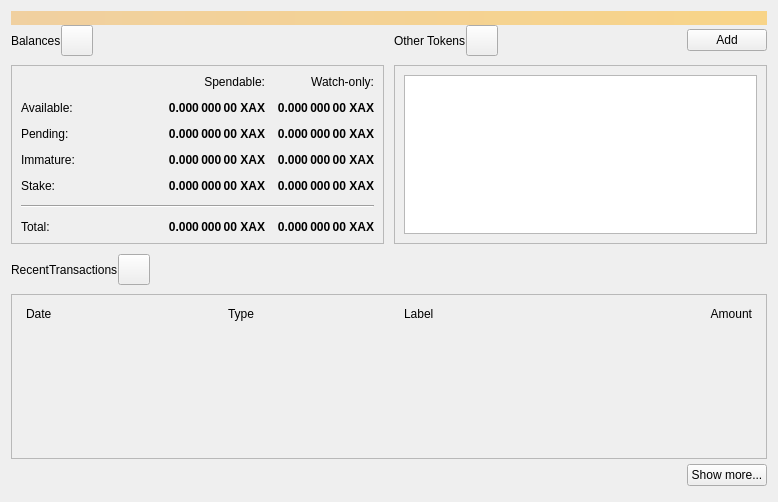
<?xml version="1.0" encoding="UTF-8"?>
<ui version="4.0">
 <class>OverviewPage</class>
 <widget class="QWidget" name="OverviewPage">
  <property name="geometry">
   <rect>
    <x>0</x>
    <y>0</y>
    <width>778</width>
    <height>502</height>
   </rect>
  </property>
  <property name="windowTitle">
   <string>Form</string>
  </property>
  <layout class="QVBoxLayout" name="topLayout">
   <property name="spacing">
    <number>0</number>
   </property>
   <item>
    <widget class="QLabel" name="labelAlerts">
     <property name="visible">
      <bool>false</bool>
     </property>
     <property name="styleSheet">
      <string notr="true">QLabel { background-color: qlineargradient(x1: 0, y1: 0, x2: 1, y2: 0, stop:0 #F0D0A0, stop:1 #F8D488); color:#000000; }</string>
     </property>
     <property name="wordWrap">
      <bool>true</bool>
     </property>
     <property name="margin">
      <number>3</number>
     </property>
     <property name="textInteractionFlags">
      <set>Qt::TextSelectableByMouse</set>
     </property>
    </widget>
   </item>
   <item>
    <layout class="QGridLayout" name="gridLayout_2">
     <item row="0" column="2">
      <layout class="QHBoxLayout" name="horizontalLayout_4">
       <property name="bottomMargin">
        <number>9</number>
       </property>
       <item>
        <widget class="QLabel" name="labelTokens">
         <property name="text">
          <string>Other Tokens</string>
         </property>
        </widget>
       </item>
       <item>
        <widget class="QToolButton" name="labelTokenStatus">
         <property name="toolTip">
          <string>The displayed information may be out of date. Your wallet automatically synchronizes with the Xax network after a connection is established, but this process has not completed yet.</string>
         </property>
         <property name="text">
          <string/>
         </property>
         <property name="iconSize">
          <size>
           <width>24</width>
           <height>24</height>
          </size>
         </property>
         <property name="flat" stdset="0">
          <bool>false</bool>
         </property>
        </widget>
       </item>
       <item>
        <spacer name="horizontalSpacer_7">
         <property name="orientation">
          <enum>Qt::Horizontal</enum>
         </property>
         <property name="sizeHint" stdset="0">
          <size>
           <width>40</width>
           <height>20</height>
          </size>
         </property>
        </spacer>
       </item>
       <item>
        <widget class="QPushButton" name="buttonAddToken">
         <property name="text">
          <string>Add</string>
         </property>
        </widget>
       </item>
      </layout>
     </item>
     <item row="1" column="2">
      <widget class="QFrame" name="frameOtherTokens">
       <property name="minimumSize">
        <size>
         <width>0</width>
         <height>100</height>
        </size>
       </property>
       <property name="frameShape">
        <enum>QFrame::StyledPanel</enum>
       </property>
       <property name="frameShadow">
        <enum>QFrame::Raised</enum>
       </property>
       <layout class="QVBoxLayout" name="verticalLayout_10">
        <item>
         <widget class="QListView" name="listTokens">
          <property name="enabled">
           <bool>true</bool>
          </property>
         </widget>
        </item>
       </layout>
      </widget>
     </item>
     <item row="1" column="0">
      <widget class="QFrame" name="frameBalances">
       <property name="frameShape">
        <enum>QFrame::StyledPanel</enum>
       </property>
       <property name="frameShadow">
        <enum>QFrame::Raised</enum>
       </property>
       <layout class="QVBoxLayout" name="verticalLayout_4">
        <item>
         <layout class="QGridLayout" name="gridLayout">
          <property name="spacing">
           <number>12</number>
          </property>
          <item row="2" column="3">
           <widget class="QLabel" name="labelWatchPending">
            <property name="font">
             <font>
              <weight>75</weight>
              <bold>true</bold>
             </font>
            </property>
            <property name="cursor">
             <cursorShape>IBeamCursor</cursorShape>
            </property>
            <property name="toolTip">
             <string>Unconfirmed transactions to watch-only addresses</string>
            </property>
            <property name="text">
             <string notr="true">0.000 000 00 XAX</string>
            </property>
            <property name="alignment">
             <set>Qt::AlignRight|Qt::AlignTrailing|Qt::AlignVCenter</set>
            </property>
            <property name="textInteractionFlags">
             <set>Qt::LinksAccessibleByMouse|Qt::TextSelectableByKeyboard|Qt::TextSelectableByMouse</set>
            </property>
           </widget>
          </item>
          <item row="2" column="2">
           <widget class="QLabel" name="labelUnconfirmed">
            <property name="font">
             <font>
              <weight>75</weight>
              <bold>true</bold>
             </font>
            </property>
            <property name="cursor">
             <cursorShape>IBeamCursor</cursorShape>
            </property>
            <property name="toolTip">
             <string>Total of transactions that have yet to be confirmed, and do not yet count toward the spendable balance</string>
            </property>
            <property name="text">
             <string notr="true">0.000 000 00 XAX</string>
            </property>
            <property name="alignment">
             <set>Qt::AlignRight|Qt::AlignTrailing|Qt::AlignVCenter</set>
            </property>
            <property name="textInteractionFlags">
             <set>Qt::LinksAccessibleByMouse|Qt::TextSelectableByKeyboard|Qt::TextSelectableByMouse</set>
            </property>
           </widget>
          </item>
          <item row="3" column="2">
           <widget class="QLabel" name="labelImmature">
            <property name="font">
             <font>
              <weight>75</weight>
              <bold>true</bold>
             </font>
            </property>
            <property name="cursor">
             <cursorShape>IBeamCursor</cursorShape>
            </property>
            <property name="toolTip">
             <string>Mined balance that has not yet matured</string>
            </property>
            <property name="text">
             <string notr="true">0.000 000 00 XAX</string>
            </property>
            <property name="alignment">
             <set>Qt::AlignRight|Qt::AlignTrailing|Qt::AlignVCenter</set>
            </property>
            <property name="textInteractionFlags">
             <set>Qt::LinksAccessibleByMouse|Qt::TextSelectableByKeyboard|Qt::TextSelectableByMouse</set>
            </property>
           </widget>
          </item>
          <item row="3" column="0">
           <widget class="QLabel" name="labelImmatureText">
            <property name="text">
             <string>Immature:</string>
            </property>
           </widget>
          </item>
          <item row="0" column="3">
           <widget class="QLabel" name="labelWatchonly">
            <property name="text">
             <string>Watch-only:</string>
            </property>
            <property name="alignment">
             <set>Qt::AlignRight|Qt::AlignTrailing|Qt::AlignVCenter</set>
            </property>
           </widget>
          </item>
          <item row="1" column="0">
           <widget class="QLabel" name="labelBalanceText">
            <property name="text">
             <string>Available:</string>
            </property>
           </widget>
          </item>
          <item row="1" column="2">
           <widget class="QLabel" name="labelBalance">
            <property name="font">
             <font>
              <weight>75</weight>
              <bold>true</bold>
             </font>
            </property>
            <property name="cursor">
             <cursorShape>IBeamCursor</cursorShape>
            </property>
            <property name="toolTip">
             <string>Your current spendable balance</string>
            </property>
            <property name="text">
             <string notr="true">0.000 000 00 XAX</string>
            </property>
            <property name="alignment">
             <set>Qt::AlignRight|Qt::AlignTrailing|Qt::AlignVCenter</set>
            </property>
            <property name="textInteractionFlags">
             <set>Qt::LinksAccessibleByMouse|Qt::TextSelectableByKeyboard|Qt::TextSelectableByMouse</set>
            </property>
           </widget>
          </item>
          <item row="1" column="3">
           <widget class="QLabel" name="labelWatchAvailable">
            <property name="font">
             <font>
              <weight>75</weight>
              <bold>true</bold>
             </font>
            </property>
            <property name="cursor">
             <cursorShape>IBeamCursor</cursorShape>
            </property>
            <property name="toolTip">
             <string>Your current balance in watch-only addresses</string>
            </property>
            <property name="text">
             <string notr="true">0.000 000 00 XAX</string>
            </property>
            <property name="alignment">
             <set>Qt::AlignRight|Qt::AlignTrailing|Qt::AlignVCenter</set>
            </property>
            <property name="textInteractionFlags">
             <set>Qt::LinksAccessibleByMouse|Qt::TextSelectableByKeyboard|Qt::TextSelectableByMouse</set>
            </property>
           </widget>
          </item>
          <item row="2" column="0">
           <widget class="QLabel" name="labelPendingText">
            <property name="text">
             <string>Pending:</string>
            </property>
           </widget>
          </item>
          <item row="0" column="2">
           <widget class="QLabel" name="labelSpendable">
            <property name="text">
             <string>Spendable:</string>
            </property>
            <property name="alignment">
             <set>Qt::AlignRight|Qt::AlignTrailing|Qt::AlignVCenter</set>
            </property>
           </widget>
          </item>
          <item row="4" column="0">
           <widget class="QLabel" name="labelStakeText">
            <property name="text">
             <string>Stake:</string>
            </property>
           </widget>
          </item>
          <item row="4" column="2">
           <widget class="QLabel" name="labelStake">
            <property name="font">
             <font>
              <weight>75</weight>
              <bold>true</bold>
             </font>
            </property>
            <property name="text">
             <string>0.000 000 00 XAX</string>
            </property>
            <property name="alignment">
             <set>Qt::AlignRight|Qt::AlignTrailing|Qt::AlignVCenter</set>
            </property>
            <property name="textInteractionFlags">
             <set>Qt::LinksAccessibleByMouse|Qt::TextSelectableByKeyboard|Qt::TextSelectableByMouse</set>
            </property>
           </widget>
          </item>
          <item row="4" column="3">
           <widget class="QLabel" name="labelWatchStake">
            <property name="font">
             <font>
              <weight>75</weight>
              <bold>true</bold>
             </font>
            </property>
            <property name="text">
             <string>0.000 000 00 XAX</string>
            </property>
            <property name="alignment">
             <set>Qt::AlignRight|Qt::AlignTrailing|Qt::AlignVCenter</set>
            </property>
            <property name="textInteractionFlags">
             <set>Qt::LinksAccessibleByMouse|Qt::TextSelectableByKeyboard|Qt::TextSelectableByMouse</set>
            </property>
           </widget>
          </item>
          <item row="3" column="3">
           <widget class="QLabel" name="labelWatchImmature">
            <property name="font">
             <font>
              <weight>75</weight>
              <bold>true</bold>
             </font>
            </property>
            <property name="cursor">
             <cursorShape>IBeamCursor</cursorShape>
            </property>
            <property name="toolTip">
             <string>Mined balance in watch-only addresses that has not yet matured</string>
            </property>
            <property name="text">
             <string notr="true">0.000 000 00 XAX</string>
            </property>
            <property name="alignment">
             <set>Qt::AlignRight|Qt::AlignTrailing|Qt::AlignVCenter</set>
            </property>
            <property name="textInteractionFlags">
             <set>Qt::LinksAccessibleByMouse|Qt::TextSelectableByKeyboard|Qt::TextSelectableByMouse</set>
            </property>
           </widget>
          </item>
          <item row="7" column="3">
           <widget class="QLabel" name="labelWatchTotal">
            <property name="font">
             <font>
              <weight>75</weight>
              <bold>true</bold>
             </font>
            </property>
            <property name="cursor">
             <cursorShape>IBeamCursor</cursorShape>
            </property>
            <property name="toolTip">
             <string>Current total balance in watch-only addresses</string>
            </property>
            <property name="text">
             <string notr="true">0.000 000 00 XAX</string>
            </property>
            <property name="alignment">
             <set>Qt::AlignRight|Qt::AlignTrailing|Qt::AlignVCenter</set>
            </property>
            <property name="textInteractionFlags">
             <set>Qt::LinksAccessibleByMouse|Qt::TextSelectableByKeyboard|Qt::TextSelectableByMouse</set>
            </property>
           </widget>
          </item>
          <item row="5" column="0" colspan="4">
           <spacer name="verticalSpacer">
            <property name="orientation">
             <enum>Qt::Vertical</enum>
            </property>
            <property name="sizeHint" stdset="0">
             <size>
              <width>20</width>
              <height>40</height>
             </size>
            </property>
           </spacer>
          </item>
          <item row="7" column="2">
           <widget class="QLabel" name="labelTotal">
            <property name="font">
             <font>
              <weight>75</weight>
              <bold>true</bold>
             </font>
            </property>
            <property name="cursor">
             <cursorShape>IBeamCursor</cursorShape>
            </property>
            <property name="toolTip">
             <string>Your current total balance</string>
            </property>
            <property name="text">
             <string notr="true">0.000 000 00 XAX</string>
            </property>
            <property name="alignment">
             <set>Qt::AlignRight|Qt::AlignTrailing|Qt::AlignVCenter</set>
            </property>
            <property name="textInteractionFlags">
             <set>Qt::LinksAccessibleByMouse|Qt::TextSelectableByKeyboard|Qt::TextSelectableByMouse</set>
            </property>
           </widget>
          </item>
          <item row="0" column="1" rowspan="5">
           <spacer name="horizontalSpacer_5">
            <property name="orientation">
             <enum>Qt::Horizontal</enum>
            </property>
            <property name="sizeHint" stdset="0">
             <size>
              <width>40</width>
              <height>20</height>
             </size>
            </property>
           </spacer>
          </item>
          <item row="7" column="0">
           <widget class="QLabel" name="labelTotalText">
            <property name="text">
             <string>Total:        </string>
            </property>
           </widget>
          </item>
          <item row="6" column="0" colspan="4">
           <widget class="Line" name="hLine">
            <property name="orientation">
             <enum>Qt::Horizontal</enum>
            </property>
           </widget>
          </item>
         </layout>
        </item>
       </layout>
      </widget>
     </item>
     <item row="0" column="0">
      <layout class="QHBoxLayout" name="horizontalLayout_2">
       <property name="bottomMargin">
        <number>9</number>
       </property>
       <item>
        <widget class="QLabel" name="labelBalances">
         <property name="text">
          <string>Balances</string>
         </property>
        </widget>
       </item>
       <item>
        <widget class="QToolButton" name="labelWalletStatus">
         <property name="enabled">
          <bool>true</bool>
         </property>
         <property name="toolTip">
          <string>The displayed information may be out of date. Your wallet automatically synchronizes with the Xax network after a connection is established, but this process has not completed yet.</string>
         </property>
         <property name="text">
          <string/>
         </property>
         <property name="icon">
          <iconset>
           <normaloff>:/icons/warning</normaloff>
           <disabledoff>:/icons/warning</disabledoff>:/icons/warning</iconset>
         </property>
         <property name="iconSize">
          <size>
           <width>24</width>
           <height>24</height>
          </size>
         </property>
         <property name="flat" stdset="0">
          <bool>false</bool>
         </property>
        </widget>
       </item>
       <item>
        <spacer name="horizontalSpacer">
         <property name="orientation">
          <enum>Qt::Horizontal</enum>
         </property>
         <property name="sizeHint" stdset="0">
          <size>
           <width>40</width>
           <height>20</height>
          </size>
         </property>
        </spacer>
       </item>
      </layout>
     </item>
     <item row="0" column="1" rowspan="2">
      <spacer name="horizontalSpacer_4">
       <property name="orientation">
        <enum>Qt::Horizontal</enum>
       </property>
       <property name="sizeType">
        <enum>QSizePolicy::Fixed</enum>
       </property>
       <property name="sizeHint" stdset="0">
        <size>
         <width>10</width>
         <height>20</height>
        </size>
       </property>
      </spacer>
     </item>
    </layout>
   </item>
   <item>
    <spacer name="verticalSpacer_4">
     <property name="orientation">
      <enum>Qt::Vertical</enum>
     </property>
     <property name="sizeType">
      <enum>QSizePolicy::Fixed</enum>
     </property>
     <property name="sizeHint" stdset="0">
      <size>
       <width>20</width>
       <height>10</height>
      </size>
     </property>
    </spacer>
   </item>
   <item>
    <layout class="QHBoxLayout" name="horizontalLayout_6">
     <property name="bottomMargin">
      <number>9</number>
     </property>
     <item>
      <widget class="QLabel" name="labelRecentTransactions">
       <property name="text">
        <string>RecentTransactions</string>
       </property>
      </widget>
     </item>
     <item>
      <widget class="QToolButton" name="labelTransactionsStatus">
       <property name="enabled">
        <bool>true</bool>
       </property>
       <property name="toolTip">
        <string>The displayed information may be out of date. Your wallet automatically synchronizes with the Xax network after a connection is established, but this process has not completed yet.</string>
       </property>
       <property name="text">
        <string/>
       </property>
       <property name="icon">
        <iconset>
         <normaloff>:/icons/warning</normaloff>
         <disabledoff>:/icons/warning</disabledoff>:/icons/warning</iconset>
       </property>
       <property name="iconSize">
        <size>
         <width>24</width>
         <height>24</height>
        </size>
       </property>
       <property name="flat" stdset="0">
        <bool>false</bool>
       </property>
      </widget>
     </item>
     <item>
      <spacer name="horizontalSpacer_3">
       <property name="orientation">
        <enum>Qt::Horizontal</enum>
       </property>
       <property name="sizeHint" stdset="0">
        <size>
         <width>40</width>
         <height>20</height>
        </size>
       </property>
      </spacer>
     </item>
    </layout>
   </item>
   <item>
    <layout class="QVBoxLayout" name="verticalLayout_3">
     <item>
      <widget class="QFrame" name="frameRecentTransactions">
       <property name="frameShape">
        <enum>QFrame::StyledPanel</enum>
       </property>
       <property name="frameShadow">
        <enum>QFrame::Raised</enum>
       </property>
       <layout class="QVBoxLayout" name="verticalLayout_8">
        <item>
         <layout class="QHBoxLayout" name="horizontalLayout_3">
          <property name="spacing">
           <number>5</number>
          </property>
          <property name="leftMargin">
           <number>5</number>
          </property>
          <property name="rightMargin">
           <number>5</number>
          </property>
          <item>
           <widget class="QLabel" name="labelDate">
            <property name="text">
             <string>Date</string>
            </property>
           </widget>
          </item>
          <item>
           <spacer name="horizontalSpacer_2">
            <property name="orientation">
             <enum>Qt::Horizontal</enum>
            </property>
            <property name="sizeType">
             <enum>QSizePolicy::Fixed</enum>
            </property>
            <property name="sizeHint" stdset="0">
             <size>
              <width>25</width>
              <height>20</height>
             </size>
            </property>
           </spacer>
          </item>
          <item>
           <widget class="QLabel" name="labelType">
            <property name="text">
             <string>Type</string>
            </property>
           </widget>
          </item>
          <item>
           <widget class="QLabel" name="labelAddress">
            <property name="text">
             <string>Label</string>
            </property>
           </widget>
          </item>
          <item>
           <widget class="QLabel" name="labelAmount">
            <property name="text">
             <string>Amount</string>
            </property>
            <property name="alignment">
             <set>Qt::AlignRight|Qt::AlignTrailing|Qt::AlignVCenter</set>
            </property>
           </widget>
          </item>
         </layout>
        </item>
        <item>
         <widget class="QListView" name="listTransactions">
          <property name="styleSheet">
           <string notr="true">QListView { background: transparent; }</string>
          </property>
          <property name="frameShape">
           <enum>QFrame::NoFrame</enum>
          </property>
          <property name="verticalScrollBarPolicy">
           <enum>Qt::ScrollBarAlwaysOff</enum>
          </property>
          <property name="horizontalScrollBarPolicy">
           <enum>Qt::ScrollBarAlwaysOff</enum>
          </property>
         </widget>
        </item>
       </layout>
      </widget>
     </item>
     <item>
      <layout class="QHBoxLayout" name="horizontalLayout">
       <property name="topMargin">
        <number>5</number>
       </property>
       <property name="bottomMargin">
        <number>5</number>
       </property>
       <item>
        <spacer name="horizontalSpacer_6">
         <property name="orientation">
          <enum>Qt::Horizontal</enum>
         </property>
         <property name="sizeHint" stdset="0">
          <size>
           <width>40</width>
           <height>20</height>
          </size>
         </property>
        </spacer>
       </item>
       <item>
        <widget class="QPushButton" name="showMoreButton">
         <property name="text">
          <string>Show more...</string>
         </property>
        </widget>
       </item>
      </layout>
     </item>
    </layout>
   </item>
  </layout>
 </widget>
 <resources/>
 <connections/>
</ui>
